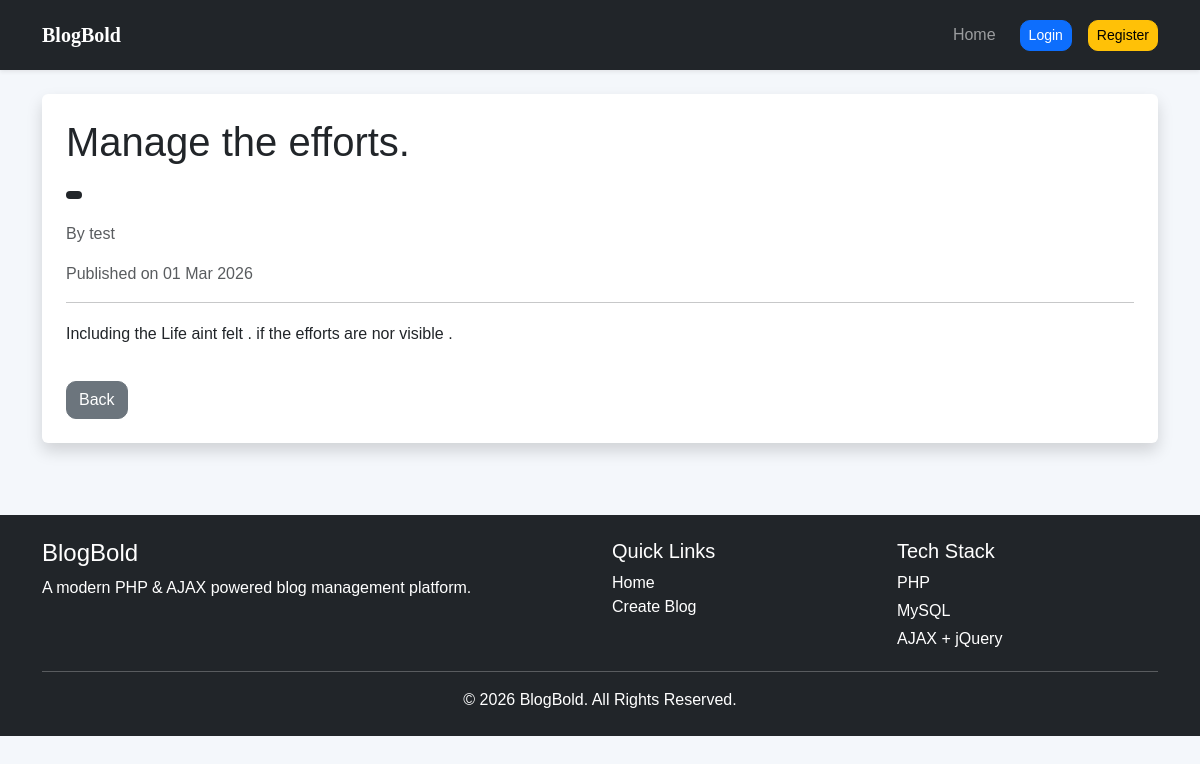
The app's page /blog.php?id=1 with its own data.
### tables this page shows
CREATE TABLE `posts` (
  `id` int(11) NOT NULL,
  `user_id` int(11) DEFAULT NULL,
  `title` varchar(255) DEFAULT NULL,
  `category` varchar(100) DEFAULT NULL,
  `image` varchar(255) DEFAULT NULL,
  `content` text DEFAULT NULL,
  `created_at` timestamp NOT NULL DEFAULT current_timestamp()
);

CREATE TABLE `users` (
  `id` int(11) NOT NULL,
  `name` varchar(100) DEFAULT NULL,
  `email` varchar(100) DEFAULT NULL,
  `password` varchar(255) DEFAULT NULL,
  `created_at` timestamp NOT NULL DEFAULT current_timestamp()
);

### blog.php (the view, shortened to what this page needs)
<?php
require "config/database.php";
include "includes/header.php";
$id = $_GET['id'];
$stmt = $pdo->prepare("
SELECT posts.*, users.name
FROM posts
JOIN users ON posts.user_id = users.id
WHERE posts.id = :id
");
$stmt->execute([
    ':id' => $id
]);
$post = $stmt->fetch(PDO::FETCH_ASSOC);
?>
<div class="card shadow border-0">
<div class="card-body p-4">
<h1 class="mb-3">
<?= htmlspecialchars($post['title']) ?>
</h1>
<div class="mb-3">
<span class="badge bg-dark">
</span>
</div>
<p class="text-muted">
By <?= htmlspecialchars($post['name']) ?>
</p>
<p class="text-muted">
Published on
<?= date("d M Y", strtotime($post['created_at'])) ?>
</p>
<hr>
<p style="line-height:1.9;">
<?= nl2br(htmlspecialchars($post['content'])) ?>
</p>
<a href="index.php" class="btn btn-secondary mt-3">
Back
</a>
</div>
</div>
<?php include "includes/footer.php"; ?>

### assets/css/style.css (style rules this page uses)
body { background:#f4f7fb; font-family: Arial, Helvetica, sans-serif; }
.btn { border-radius:10px; }

### records on screen
posts: title "Manage the efforts.", user.name "test", created_at "01 Mar 2026", content "Including the Life aint felt . if the efforts are nor visible ."
